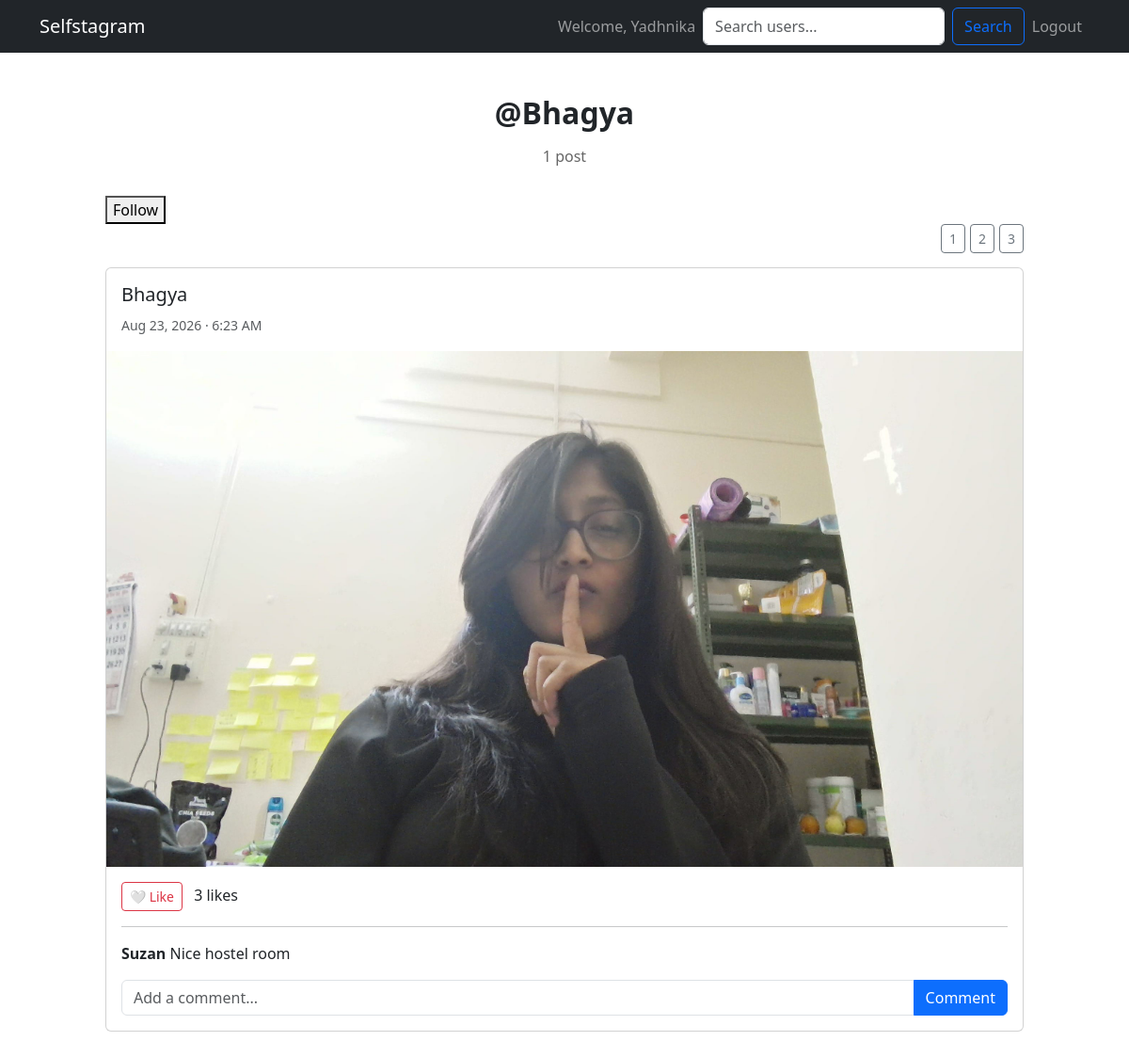
Screenshot of /profile/Bhagya/ (signed in) with the database file from the repository.
### myapp/models.py (models this page shows, shortened)
class Image(models.Model):
    user = models.ForeignKey(User, on_delete=models.CASCADE, related_name="images")
    photo = models.ImageField(upload_to="Images")
    date = models.DateTimeField(auto_now_add=True)

class Comment(models.Model):
    user = models.ForeignKey(User, on_delete=models.CASCADE, related_name="comments")
    image = models.ForeignKey(Image, on_delete=models.CASCADE, related_name="comments")
    text = models.CharField(max_length=500)
    date = models.DateTimeField(auto_now_add=True)
    class Meta:
        ordering = ["date"]

### myapp/views.py (the view)
# urls.py: path('profile/<str:username>/', views.profile, name='profile'),
@login_required
def profile(request, username):
    profile_user = get_object_or_404(User, username=username)
    images = (
        Image.objects
        .filter(user=profile_user)
        .prefetch_related("likes", "comments__user")
        .order_by("-date")
    )
    liked_image_ids = set(
        Like.objects
        .filter(user=request.user, image__in=images)
        .values_list("image_id", flat=True)
    )
    is_following = Follow.objects.filter(
        follower=request.user,
        following=profile_user
    ).exists()
    following_users = User.objects.filter(
        followers__follower=profile_user
    ).order_by("username")
    return render(
        request,
        "myapp/profile.html",
        {
            "profile_user": profile_user,
            "img": images,
            "liked_image_ids": liked_image_ids,
            "is_following": is_following,
            "following_users": following_users,
        },
    )

### myapp/templates/myapp/profile.html (shortened to what this page needs)
{% extends "base.html" %}
{% block content %}
<div class="container profile-container">
    <div class="profile-header">
        <div class="profile-username">
            @{{ profile_user.username }}
        </div>
        <div class="profile-stats">
            {{ img|length }} post{{ img|length|pluralize }}
        </div>
    </div>
    {% if request.user != profile_user %}
        {% if is_following %}
            <form method="POST" action="{% url 'unfollow_user' profile_user.id %}">
                {% csrf_token %}
                <button type="submit">
                    Following
                </button>
            </form>
        {% else %}
            <form method="POST" action="{% url 'follow_user' profile_user.id %}">
                <button type="submit">
                    Follow
                </button>
            </form>
        {% endif %}
    {% endif %}
    <div class="layout-buttons">
        <button class="btn btn-outline-secondary btn-sm"
                onclick="setGrid(1)">
            1
        </button>
        <button class="btn btn-outline-secondary btn-sm"
                onclick="setGrid(2)">
            2
        </button>
        <button class="btn btn-outline-secondary btn-sm"
                onclick="setGrid(3)">
            3
        </button>
    </div>
    {% if img %}
        <div id="photoGrid" class="photo-grid grid-1">
            {% for image in img %}
                <div class="grid-item">
                    <div class="card post-card">
                        <div class="card-body">
                            <h5>
                                <a href="{% url 'profile' image.user.username %}"
                                   class="username-link">
                                    {{ image.user.username }}
                                </a>
                            </h5>
                            <small class="text-muted">
                                {{ image.date|date:"M d, Y · g:i A" }}
                            </small>
                        </div>
                        <img src="{{ image.photo.url }}"
                             class="post-image"
                             alt="Photo uploaded by {{ image.user.username }}">
                        <div class="card-body">
                            <form method="POST"
                                  action="{% url 'toggle_like' image.id %}"
                                  class="d-inline">
                                {% if image.id in liked_image_ids %}
                                    <button type="submit"
                                            class="btn btn-danger btn-sm">
                                        ❤️ Unlike
                                    </button>
                                {% else %}
                                    <button type="submit"
                                            class="btn btn-outline-danger btn-sm">
                                        🤍 Like
                                    </button>
                                {% endif %}
                            </form>
                            <span class="ms-2">
                                {{ image.likes.count }}
                                like{{ image.likes.count|pluralize }}
                            </span>
                            <hr>
                            {% for comment in image.comments.all %}
                                <div class="comment">
                                    <strong>
                                        {{ comment.user.username }}
                                    </strong>
                                    {{ comment.text }}
                                </div>
                            {% empty %}
                                <p class="text-muted">
                                    No comments yet.
                                </p>
                            {% endfor %}
                            <form method="POST"
                                  action="{% url 'add_comment' image.id %}"
                                  class="mt-3">
                                <div class="input-group">
                                    <input type="text"
                                           name="text"
                                           class="form-control"
                                           placeholder="Add a comment..."
                                           maxlength="500"
                                           required>
                                    <button type="submit"
                                            class="btn btn-primary">
                                        Comment
                                    </button>
                                </div>
                            </form>
                        </div>
                    </div>
                </div>
            {% endfor %}
        </div>
    {% else %}
        <div class="alert alert-secondary text-center">
            {{ profile_user.username }}
            hasn't uploaded any photos yet.
        </div>
    {% endif %}
</div>
{% endblock %}

### myapp/templates/base.html (shortened to what this page needs)
<!DOCTYPE html>
<html lang="en">
<head>
    <link href="https://cdn.jsdelivr.net/npm/bootstrap@5.3.0/dist/css/bootstrap.min.css" rel="stylesheet">
</head>
<body>
    <nav class="navbar navbar-expand-lg navbar-dark bg-dark">
        <div class="container">
            <a class="navbar-brand" href="{% url 'home' %}">Selfstagram</a>
            <div class="collapse navbar-collapse" id="navbarNav">
                <ul class="navbar-nav ms-auto">
                    {% if user.is_authenticated %}
                        <li class="nav-item">
                            <span class="nav-link">Welcome, {{ user.username }}</span>
                        </li>
                         <form method="GET" action="{% url 'search_users' %}" class="d-flex">
    <input
        type="search"
        name="q"
        class="form-control me-2"
        placeholder="Search users..."
        value="{{ request.GET.q }}"
    >
    <button type="submit" class="btn btn-outline-primary">
        Search
    </button>
</form>
                        <li class="nav-item">
                            <form method="post" action="{% url 'logout' %}" class="d-inline">
                                <button type="submit" class="btn btn-link nav-link">Logout</button>
                            </form>
                        </li>
                    {% endif %}
                </ul>
            </div>
        </div>
    </nav>
    {% block content %}
    {% endblock %}
</body>
</html>

### myapp/templates/myapp/profile.html (style rules this page uses)
.profile-container { max-width: 1000px; margin: 40px auto; }
.profile-header { text-align: center; margin-bottom: 30px; }
.profile-username { font-size: 32px; font-weight: 600; }
.profile-stats { color: #666; margin-top: 10px; }
.layout-buttons { display: flex; justify-content: flex-end; gap: 5px; margin-bottom: 15px; }
.photo-grid { display: flex; flex-wrap: wrap; margin: -8px; }
.grid-item { padding: 8px; }
.grid-1 .grid-item { width: 100%; }
.post-card { margin-bottom: 10px; }
.post-image { width: 100%; max-height: 700px; object-fit: contain; background: #f5f5f5; }
.username-link { text-decoration: none; color: inherit; }
.comment { margin-bottom: 6px; }

### rows the page displays
Image: user.username "Bhagya", date "Aug 23, 2026 · 6:23 AM", photo (picture), shows "🤍 Like", likes.count "3"
Comment: user.username "Suzan", text "Nice hostel room"

### other values shown
{{ user.username }} "Yadhnika"
{{ profile_user.username }} "Bhagya"
{{ img|length }} "1"
